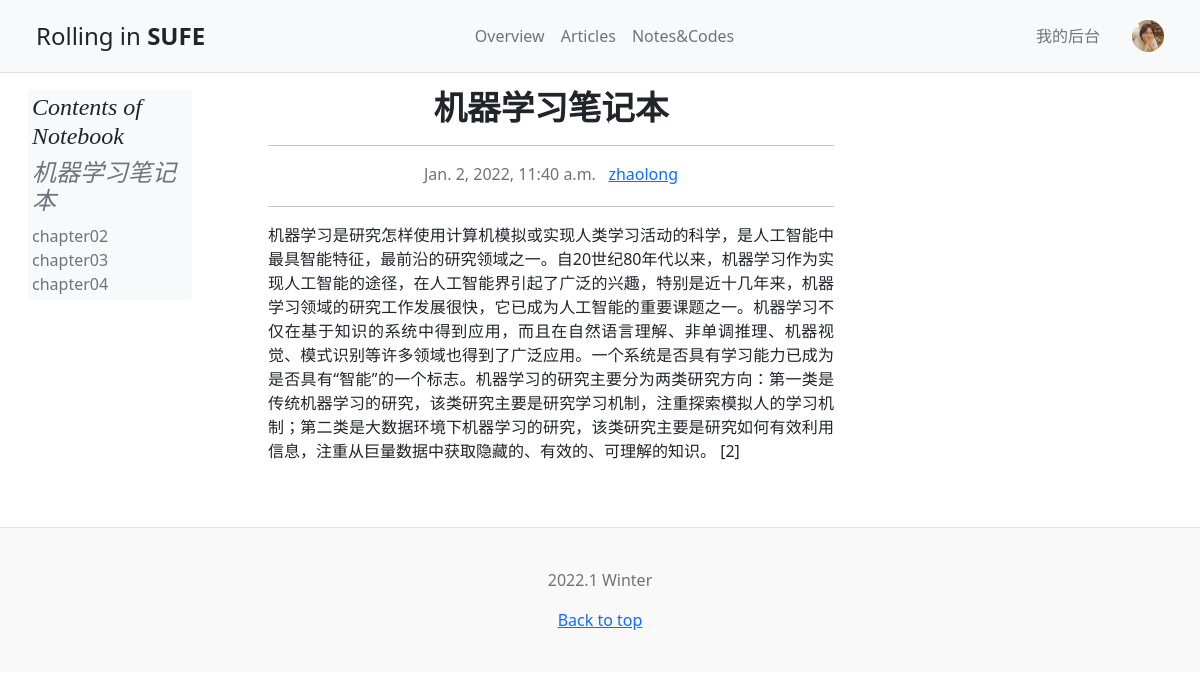
/notebook/2 (signed in), run on the app's committed database.
### userprofile/models.py (models this page shows)
class Profile(models.Model):
    user = models.OneToOneField(User, on_delete=models.CASCADE, related_name='extension')
    telephone = models.CharField(max_length=11)
    birthday = models.DateField(null=True, blank=True)
    major = models.CharField(blank=True, max_length=30)
    school = models.CharField(blank=True, max_length=30)
    photo = models.ImageField(upload_to=user_directory_path, blank=True, null=True)
    def photo_url(self):
        if self.photo and hasattr(self.photo, 'url'):
            print(self.photo.url)
            return self.photo.url
        else:
            print(self.photo.url)

### notebook/models.py (models this page shows, shortened)
class Notebook(models.Model):
    notebook_name = models.CharField(max_length=200)
    author = models.ForeignKey(User, on_delete=models.CASCADE)
    foreword = models.TextField(blank=True)
    abstract = models.CharField(max_length=20, blank=True)
    created_time = models.DateTimeField(default=timezone.now)
    course = models.ForeignKey(Course, on_delete=models.CASCADE)
    tags = models.ManyToManyField(Tag)

class Note(models.Model):
    title = models.CharField(max_length=200)
    body = models.TextField()
    in_notebook = models.ForeignKey(Notebook, on_delete=models.CASCADE)
    created_time = models.DateTimeField(default=timezone.now)

### notebook/views.py (the view)
# urls.py: path('<int:pk>', views.details, name='details'),
def details(request, pk):
    notebook = get_object_or_404(Notebook, pk=pk)
    contents = notebook.note_set.all()
    return render(request, 'notebook/details.html', context={
        'notebook': notebook,
        'contents': contents,
    })

### notebook/templatetags/notebook_extras.py (called while the page is built)
@register.inclusion_tag('notebook/inclusions/_show_contents.html', takes_context=True)
def show_contents(context, notebook_pk):
    notebook = get_object_or_404(Notebook, pk=notebook_pk)
    contents = notebook.note_set.all()
    return {
        'contents': contents,
        'notebook': notebook,
    }

### userprofile/templatetags/profile_extras.py (called while the page is built)
@register.inclusion_tag('userprofile/inclusions/_show_photo.html', takes_context=True)
def show_photo(context, user_pk):
    profile = get_object_or_404(Profile, user_id=user_pk)
    return {
        'profile': profile,
    }

### templates/notebook/details.html
{% extends 'base.html' %}
{% load notebook_extras %}
{% block main %}
    <div class="row">
        <div class="col-md-2">
            {% show_contents notebook.pk %}
        </div>
        <div class="col-md-7">
            <article class="blog-post px-5">
                <h2 class="blog-post-title text-center">{{ notebook.notebook_name }}</h2>
                <hr>
                <p class="fs-6 blog-post-meta text-center">{{ notebook.created_time }} &nbsp; <a href="{% url 'userprofile:profiles' notebook.author.pk %}">{{ notebook.author }}</a></p>
                <hr>
                <p class="fs-6 blog-post-body">{{ notebook.foreword|safe }}</p>
            </article>
        </div>
        <div class="col-md-3">
        </div>
    </div>
{% endblock main %}

### templates/userprofile/inclusions/_show_photo.html
<a href="{% url 'userprofile:profiles' profile.user_id %}" class="d-block link-dark text-decoration-none" id="dropdownUser1" data-bs-toggle="dropdown" aria-expanded="false">
    <img src="{{ profile.photo_url }}" alt="mdo" width="32" height="32" class="rounded-circle">
</a>

### templates/notebook/inclusions/_show_contents.html
<div class="position-sticky" style="top:2rem">
    <div class="p-1 mx-1 mb-3 bg-light rounded">
        <h4 class="fst-italic">Contents of Notebook</h4>
        <h4 class="fst-italic">
            <a class="text-decoration-none link-secondary" href="{% url 'notebook:details' notebook.pk %}">
                {{ notebook.notebook_name }}</a>
        </h4>
        <ul class="list-unstyled mb-0">
            {% for content in contents %}
                <li>
                <a class="text-decoration-none link-secondary" href="{% url 'notebook:material' content.pk %}">{{ content.title }}</a>
                </li>
            {% endfor %}
        </ul>
    </div>
</div>

### article/static/article/css/blog.css (style rules this page uses)
h1, h2, h3, h4, h5, h6 { font-family: "Playfair Display", Georgia, "Times New Roman", serif; }
.blog-post { margin-bottom: 4rem; }
.blog-post-title { margin-bottom: .25rem; font-size: 2.1rem; font-weight: bold; }
.blog-post-meta { margin-bottom: 1.25rem; color: #727272; }
.blog-post-body { text-align: justify; }

### data on the page
Profile: photo_url (picture)
Notebook: notebook_name "机器学习笔记本", created_time "Jan. 2, 2022, 11:40 a.m.", author "zhaolong", foreword "机器学习是研究怎样使用计算机模拟或实现人类学习活动的科学，是人工智能中最具智能特征，最前沿的研究领域之一。自20世纪80年代以来，机器学习作为实现人工智能的途径，在人工智能界引起了广泛的兴趣，特别是近十几年来，机器学习领域的研究工作发展很快，它已成为人工智能的重要课题之一。机器学习不仅在基于知识的系统中得到应用，而且在自然语言理解、非单调推理、机器视觉、模式识别等许多领域也得到了广泛应用。一个系统是否具有学习能力已成为是否具有“智能”的一个标志。机器学习的研究主要分为两类研究方向：第一类是传统机器学习的研究，该类研究主要是研究学习机制，注重探索模拟人的学习机制；第二类是大数据环境下机器学习的研究，该类研究主要是研究如何有效利用信息，注重从巨量数据中获取隐藏的、有效的、可理解的知识。 [2]"
Note: title "chapter02"
Note: title "chapter03"
Note: title "chapter04"
